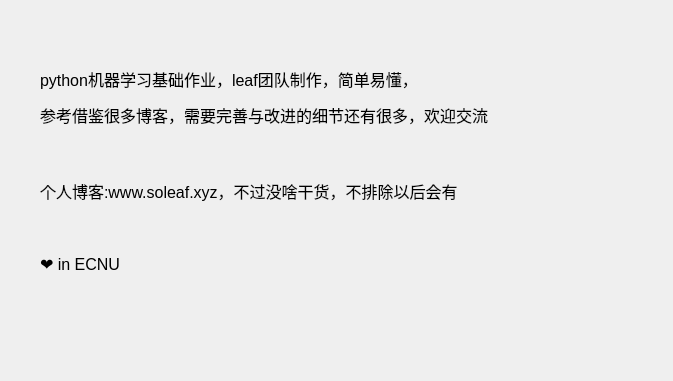
<?xml version="1.0" encoding="UTF-8"?>
<ui version="4.0">
 <class>MainWindow</class>
 <widget class="QMainWindow" name="MainWindow">
  <property name="geometry">
   <rect>
    <x>0</x>
    <y>0</y>
    <width>673</width>
    <height>381</height>
   </rect>
  </property>
  <property name="windowTitle">
   <string>MainWindow</string>
  </property>
  <widget class="QWidget" name="centralwidget">
   <widget class="QLabel" name="label">
    <property name="geometry">
     <rect>
      <x>40</x>
      <y>50</y>
      <width>581</width>
      <height>281</height>
     </rect>
    </property>
    <property name="text">
     <string>&lt;html&gt;&lt;head/&gt;&lt;body&gt;&lt;p&gt;&lt;span style=&quot; font-size:12pt;&quot;&gt;python机器学习基础作业，leaf团队制作，简单易懂，&lt;/span&gt;&lt;/p&gt;&lt;p&gt;&lt;span style=&quot; font-size:12pt;&quot;&gt;参考借鉴很多博客，需要完善与改进的细节还有很多，欢迎交流&lt;/span&gt;&lt;/p&gt;&lt;p&gt;&lt;br/&gt;&lt;/p&gt;&lt;p&gt;&lt;span style=&quot; font-size:12pt;&quot;&gt;个人博客:www.soleaf.xyz，不过没啥干货，不排除以后会有&lt;/span&gt;&lt;/p&gt;&lt;p&gt;&lt;br/&gt;&lt;/p&gt;&lt;p&gt;&lt;span style=&quot; font-size:12pt;&quot;&gt;❤ in ECNU&lt;/span&gt;&lt;/p&gt;&lt;p&gt;&lt;br/&gt;&lt;/p&gt;&lt;/body&gt;&lt;/html&gt;</string>
    </property>
   </widget>
  </widget>
 </widget>
 <resources/>
 <connections/>
</ui>
